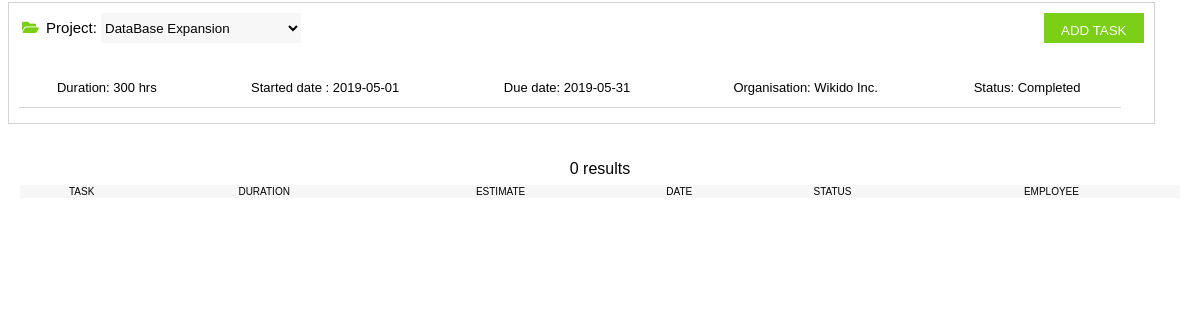
Screenshot of /taskshow.php?pname=DataBase Expansion with the database file from the repository.
### tables this page shows
CREATE TABLE `project_info` (
  `name` varchar(50) NOT NULL,
  `client_name` varchar(50) NOT NULL,
  `org_name` varchar(50) NOT NULL,
  `mail` varchar(50) NOT NULL,
  `contact` varchar(50) NOT NULL,
  `status` varchar(10) NOT NULL,
  `start` date NOT NULL,
  `end` date NOT NULL,
  `est_hours` int(11) NOT NULL,
  `description` text NOT NULL
);

### taskshow.php (the view, shortened to what this page needs)
<!DOCTYPE html>
<html>
<head>
  <link rel="stylesheet" href="https://use.fontawesome.com/releases/v5.7.0/css/all.css">
  <link rel="stylesheet" type="text/css" href="basic.css">
</head>
<body>
<div id="header">
<div>
    <i class='fas fa-folder-open'  style="margin:3px;color:#7CCF17"></i> Project:
    <select name="pname" id="pname" class="pname" onchange="selectproject(this.id)" style="background-color:#f7f7f7;  height:30px; border:none; outline :none">
    <?php
    $conn = new mysqli("localhost","root","","timesheet");
    $sql ="SELECT name FROM project_info";
      $result = $conn->query($sql);
     if ($result->num_rows > 0) {
    while($row = $result->fetch_assoc()) {
            echo "<option id=\"".$row['name']."\">".$row['name']."</option>";
    }
    } else {
    echo "0 results";
     }
     echo "</select>";
   ?>
    <?php
    $conn = new mysqli("localhost","root","","timesheet");
    $sql = "SELECT name FROM project_info LIMIT 1";
    $result = $conn->query($sql);
    $row = $result->fetch_assoc();
    isset($_GET["pname"])?$name=$_GET["pname"]:$name=$row["name"];
    echo "<button type=\"button\" style=\"display: inline\" id='".$name."' class=\"myBtn\" onclick=\"add_click(this.id)\">ADD TASK</button>";
    echo "</div>";
    $sql = "SELECT * FROM project_info WHERE name='$name'";
    $result = $conn->query($sql);
    if ($result->num_rows > 0) {
        while($row = $result->fetch_assoc()) {
        	$end=$row["end"];
        	$est=$row["est_hours"];
            $org_name=$row["org_name"];
            $status=$row["status"];
            $start=$row["start"];
           echo "<br><table><tr><td>Duration: $est hrs </td><td> Started date : $start</td><td>Due date: $end</td><td color='#7CCF17'>Organisation: $org_name</td><td>Status: $status</td></tr></table>";
        }
    } else {
        echo "0 results";
    }
echo "</div>";
echo "<div>";
    echo "<form action=\"taskeditphp.php\" method=\"POST\">";
    echo"<center><br><br><table><tr bgcolor='#f7f7f7'><th>TASK</th><th>DURATION</th><th>ESTIMATE</th><th colspan=2>DATE</th><th>STATUS</th><th>EMPLOYEE</th></tr>";
    echo "</table></center></form>";
?>
</div>
</body>
</html>

### basic.css (style rules this page uses)
body { font-family: Arial, Helvetica, sans-serif; color:black; }
table { font-size: 13px; border: none; width :98%; border-collapse: collapse; border-collapse:separate; border-spacing:0 7px; }
tr { background-color: #ffffff; margin: 10px; border: 1px solid lightgrey; }
td { border: none; text-align: left; border-collapse: collapse; border-bottom: 1px solid lightgrey; height: 40px; padding: 0px; }
#header { border: 1px solid lightgrey; padding: 10px; font-size: 15px; background-color: #ffffff; width :95%; align-self: center; height :50px; margin-left: 200px: margin-right:20px; margin-top: -6px; }
button { background-color: #ffffff; border:none; outline: none; }

### taskshow.php (style rules this page uses)
input,select { width: 200px; height: 20px; border: none; outline: none; }
.myBtn { color : #ffffff; background-color:#7CCF17; height: 30px; width:100px; padding: 5px; padding: 10px; float: right; }
#header { height :100px; }
th { font-weight: normal; font-size: 10px; border: none; background-color: #f7f7f7; }
td { text-align: center; }

### rows the page displays
project_info: est_hours "300", start "2019-05-01", end "2019-05-31", org_name "Wikido Inc.", status "Completed"

### other values shown
form field pname "DataBase Expansion"
